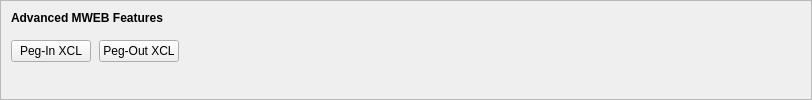
    <widget class="QFrame" name="frameMWEBFeatures">
     <property name="sizePolicy">
      <sizepolicy hsizetype="Expanding" vsizetype="Expanding">
       <horstretch>0</horstretch>
       <verstretch>0</verstretch>
      </sizepolicy>
     </property>
     <property name="maximumSize">
      <size>
       <width>16777215</width>
       <height>16777215</height>
      </size>
     </property>
     <property name="frameShape">
      <enum>QFrame::StyledPanel</enum>
     </property>
     <property name="frameShadow">
      <enum>QFrame::Sunken</enum>
     </property>
     <layout class="QVBoxLayout" name="verticalLayoutMWEBFeatures2">
      <property name="spacing">
       <number>0</number>
      </property>
      <property name="leftMargin">
       <number>0</number>
      </property>
      <property name="topMargin">
       <number>0</number>
      </property>
      <property name="rightMargin">
       <number>0</number>
      </property>
      <property name="bottomMargin">
       <number>6</number>
      </property>
      <item>
       <layout class="QVBoxLayout" name="verticalLayoutMWEBFeatures" stretch="0,0,1">
        <property name="spacing">
         <number>0</number>
        </property>
        <property name="leftMargin">
         <number>10</number>
        </property>
        <property name="topMargin">
         <number>10</number>
        </property>
        <item>
         <layout class="QHBoxLayout" name="horizontalLayoutMWEBFeatures1">
          <property name="bottomMargin">
           <number>15</number>
          </property>
          <item>
           <widget class="QLabel" name="labelMWEBFeatures">
            <property name="sizePolicy">
             <sizepolicy hsizetype="Preferred" vsizetype="Maximum">
              <horstretch>0</horstretch>
              <verstretch>0</verstretch>
             </sizepolicy>
            </property>
            <property name="font">
             <font>
              <weight>75</weight>
              <bold>true</bold>
             </font>
            </property>
            <property name="styleSheet">
             <string notr="true">font-weight:bold;</string>
            </property>
            <property name="text">
             <string>Advanced MWEB Features</string>
            </property>
           </widget>
          </item>
         </layout>
        </item>
        <item>
         <layout class="QHBoxLayout" name="horizontalLayoutMWEBFeatures2" stretch="0,0,0">
          <property name="spacing">
           <number>8</number>
          </property>
          <property name="bottomMargin">
           <number>10</number>
          </property>
          <item>
           <widget class="QPushButton" name="pushButtonMWEBPegIn">
            <property name="styleSheet">
             <string notr="true"/>
            </property>
            <property name="text">
             <string>Peg-In XCL</string>
            </property>
            <property name="checkable">
             <bool>true</bool>
            </property>
            <property name="autoDefault">
             <bool>false</bool>
            </property>
           </widget>
          </item>
          <item>
           <widget class="QPushButton" name="pushButtonMWEBPegOut">
            <property name="styleSheet">
             <string notr="true"/>
            </property>
            <property name="text">
             <string>Peg-Out XCL</string>
            </property>
            <property name="checkable">
             <bool>true</bool>
            </property>
            <property name="autoDefault">
             <bool>false</bool>
            </property>
           </widget>
          </item>
          <item>
           <spacer name="horizontalSpacerMWEBFeatures">
            <property name="orientation">
             <enum>Qt::Horizontal</enum>
            </property>
            <property name="sizeHint" stdset="0">
             <size>
              <width>40</width>
              <height>1</height>
             </size>
            </property>
           </spacer>
          </item>
         </layout>
        </item>
        <item>
         <spacer name="verticalSpacerMWEBFeatures">
          <property name="orientation">
           <enum>Qt::Vertical</enum>
          </property>
          <property name="sizeHint" stdset="0">
           <size>
            <width>800</width>
            <height>1</height>
           </size>
          </property>
         </spacer>
        </item>
       </layout>
      </item>
     </layout>
    </widget>
